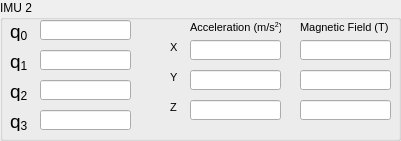
  <widget class="QGroupBox" name="groupBox_IMU2">
   <property name="geometry">
    <rect>
     <x>10</x>
     <y>200</y>
     <width>401</width>
     <height>141</height>
    </rect>
   </property>
   <property name="title">
    <string>IMU 2</string>
   </property>
   <widget class="QLabel" name="label_14">
    <property name="geometry">
     <rect>
      <x>10</x>
      <y>20</y>
      <width>21</width>
      <height>21</height>
     </rect>
    </property>
    <property name="text">
     <string>&lt;!DOCTYPE HTML PUBLIC &quot;-//W3C//DTD HTML 4.0//EN&quot; &quot;http://www.w3.org/TR/REC-html40/strict.dtd&quot;&gt;
&lt;html&gt;&lt;head&gt;&lt;meta name=&quot;qrichtext&quot; content=&quot;1&quot; /&gt;&lt;style type=&quot;text/css&quot;&gt;
p, li { white-space: pre-wrap; }
&lt;/style&gt;&lt;/head&gt;&lt;body style=&quot; font-family:'MS Shell Dlg 2'; font-size:8.25pt; font-weight:400; font-style:normal;&quot;&gt;
&lt;p style=&quot; margin-top:12px; margin-bottom:12px; margin-left:0px; margin-right:0px; -qt-block-indent:0; text-indent:0px;&quot;&gt;&lt;span style=&quot; font-family:'Courier New,courier'; font-size:14pt;&quot;&gt;q&lt;/span&gt;&lt;span style=&quot; font-family:'Courier New,courier'; font-size:14pt; vertical-align:sub;&quot;&gt;0&lt;/span&gt;&lt;/p&gt;&lt;/body&gt;&lt;/html&gt;</string>
    </property>
   </widget>
   <widget class="QLabel" name="label_15">
    <property name="geometry">
     <rect>
      <x>10</x>
      <y>50</y>
      <width>21</width>
      <height>21</height>
     </rect>
    </property>
    <property name="text">
     <string>&lt;!DOCTYPE HTML PUBLIC &quot;-//W3C//DTD HTML 4.0//EN&quot; &quot;http://www.w3.org/TR/REC-html40/strict.dtd&quot;&gt;
&lt;html&gt;&lt;head&gt;&lt;meta name=&quot;qrichtext&quot; content=&quot;1&quot; /&gt;&lt;style type=&quot;text/css&quot;&gt;
p, li { white-space: pre-wrap; }
&lt;/style&gt;&lt;/head&gt;&lt;body style=&quot; font-family:'MS Shell Dlg 2'; font-size:8.25pt; font-weight:400; font-style:normal;&quot;&gt;
&lt;p style=&quot; margin-top:12px; margin-bottom:12px; margin-left:0px; margin-right:0px; -qt-block-indent:0; text-indent:0px;&quot;&gt;&lt;span style=&quot; font-family:'Courier New,courier'; font-size:14pt;&quot;&gt;q&lt;/span&gt;&lt;span style=&quot; font-family:'Courier New,courier'; font-size:14pt; vertical-align:sub;&quot;&gt;1&lt;/span&gt;&lt;/p&gt;&lt;/body&gt;&lt;/html&gt;</string>
    </property>
   </widget>
   <widget class="QLabel" name="label_16">
    <property name="geometry">
     <rect>
      <x>10</x>
      <y>80</y>
      <width>21</width>
      <height>21</height>
     </rect>
    </property>
    <property name="text">
     <string>&lt;!DOCTYPE HTML PUBLIC &quot;-//W3C//DTD HTML 4.0//EN&quot; &quot;http://www.w3.org/TR/REC-html40/strict.dtd&quot;&gt;
&lt;html&gt;&lt;head&gt;&lt;meta name=&quot;qrichtext&quot; content=&quot;1&quot; /&gt;&lt;style type=&quot;text/css&quot;&gt;
p, li { white-space: pre-wrap; }
&lt;/style&gt;&lt;/head&gt;&lt;body style=&quot; font-family:'MS Shell Dlg 2'; font-size:8.25pt; font-weight:400; font-style:normal;&quot;&gt;
&lt;p style=&quot; margin-top:12px; margin-bottom:12px; margin-left:0px; margin-right:0px; -qt-block-indent:0; text-indent:0px;&quot;&gt;&lt;span style=&quot; font-family:'Courier New,courier'; font-size:14pt;&quot;&gt;q&lt;/span&gt;&lt;span style=&quot; font-family:'Courier New,courier'; font-size:14pt; vertical-align:sub;&quot;&gt;2&lt;/span&gt;&lt;/p&gt;&lt;/body&gt;&lt;/html&gt;</string>
    </property>
   </widget>
   <widget class="QLabel" name="label_17">
    <property name="geometry">
     <rect>
      <x>10</x>
      <y>110</y>
      <width>21</width>
      <height>21</height>
     </rect>
    </property>
    <property name="text">
     <string>&lt;!DOCTYPE HTML PUBLIC &quot;-//W3C//DTD HTML 4.0//EN&quot; &quot;http://www.w3.org/TR/REC-html40/strict.dtd&quot;&gt;
&lt;html&gt;&lt;head&gt;&lt;meta name=&quot;qrichtext&quot; content=&quot;1&quot; /&gt;&lt;style type=&quot;text/css&quot;&gt;
p, li { white-space: pre-wrap; }
&lt;/style&gt;&lt;/head&gt;&lt;body style=&quot; font-family:'MS Shell Dlg 2'; font-size:8.25pt; font-weight:400; font-style:normal;&quot;&gt;
&lt;p style=&quot; margin-top:12px; margin-bottom:12px; margin-left:0px; margin-right:0px; -qt-block-indent:0; text-indent:0px;&quot;&gt;&lt;span style=&quot; font-family:'Courier New,courier'; font-size:14pt;&quot;&gt;q&lt;/span&gt;&lt;span style=&quot; font-family:'Courier New,courier'; font-size:14pt; vertical-align:sub;&quot;&gt;3&lt;/span&gt;&lt;/p&gt;&lt;/body&gt;&lt;/html&gt;</string>
    </property>
   </widget>
   <widget class="QLineEdit" name="ADCS_IUM2_q0">
    <property name="geometry">
     <rect>
      <x>40</x>
      <y>20</y>
      <width>91</width>
      <height>20</height>
     </rect>
    </property>
   </widget>
   <widget class="QLineEdit" name="ADCS_IUM2_q1">
    <property name="geometry">
     <rect>
      <x>40</x>
      <y>50</y>
      <width>91</width>
      <height>20</height>
     </rect>
    </property>
   </widget>
   <widget class="QLineEdit" name="ADCS_IUM2_q2">
    <property name="geometry">
     <rect>
      <x>40</x>
      <y>80</y>
      <width>91</width>
      <height>20</height>
     </rect>
    </property>
   </widget>
   <widget class="QLineEdit" name="ADCS_IUM2_q3">
    <property name="geometry">
     <rect>
      <x>40</x>
      <y>110</y>
      <width>91</width>
      <height>20</height>
     </rect>
    </property>
   </widget>
   <widget class="QLabel" name="label_18">
    <property name="geometry">
     <rect>
      <x>190</x>
      <y>20</y>
      <width>91</width>
      <height>16</height>
     </rect>
    </property>
    <property name="text">
     <string>&lt;!DOCTYPE HTML PUBLIC &quot;-//W3C//DTD HTML 4.0//EN&quot; &quot;http://www.w3.org/TR/REC-html40/strict.dtd&quot;&gt;
&lt;html&gt;&lt;head&gt;&lt;meta name=&quot;qrichtext&quot; content=&quot;1&quot; /&gt;&lt;style type=&quot;text/css&quot;&gt;
p, li { white-space: pre-wrap; }
&lt;/style&gt;&lt;/head&gt;&lt;body style=&quot; font-family:'MS Shell Dlg 2'; font-size:8.25pt; font-weight:400; font-style:normal;&quot;&gt;
&lt;p style=&quot; margin-top:0px; margin-bottom:0px; margin-left:0px; margin-right:0px; -qt-block-indent:0; text-indent:0px;&quot;&gt;&lt;span style=&quot; font-size:8pt;&quot;&gt;Acceleration (m/s&lt;/span&gt;&lt;span style=&quot; font-size:8pt; vertical-align:super;&quot;&gt;2&lt;/span&gt;&lt;span style=&quot; font-size:8pt;&quot;&gt;)&lt;/span&gt;&lt;/p&gt;&lt;/body&gt;&lt;/html&gt;</string>
    </property>
   </widget>
   <widget class="QLabel" name="label_19">
    <property name="geometry">
     <rect>
      <x>300</x>
      <y>20</y>
      <width>91</width>
      <height>16</height>
     </rect>
    </property>
    <property name="text">
     <string>&lt;!DOCTYPE HTML PUBLIC &quot;-//W3C//DTD HTML 4.0//EN&quot; &quot;http://www.w3.org/TR/REC-html40/strict.dtd&quot;&gt;
&lt;html&gt;&lt;head&gt;&lt;meta name=&quot;qrichtext&quot; content=&quot;1&quot; /&gt;&lt;style type=&quot;text/css&quot;&gt;
p, li { white-space: pre-wrap; }
&lt;/style&gt;&lt;/head&gt;&lt;body style=&quot; font-family:'MS Shell Dlg 2'; font-size:8.25pt; font-weight:400; font-style:normal;&quot;&gt;
&lt;p style=&quot; margin-top:0px; margin-bottom:0px; margin-left:0px; margin-right:0px; -qt-block-indent:0; text-indent:0px;&quot;&gt;&lt;span style=&quot; font-size:8pt;&quot;&gt;Magnetic Field (T)&lt;/span&gt;&lt;/p&gt;&lt;/body&gt;&lt;/html&gt;</string>
    </property>
   </widget>
   <widget class="QLabel" name="label_20">
    <property name="geometry">
     <rect>
      <x>170</x>
      <y>40</y>
      <width>16</width>
      <height>16</height>
     </rect>
    </property>
    <property name="text">
     <string>&lt;!DOCTYPE HTML PUBLIC &quot;-//W3C//DTD HTML 4.0//EN&quot; &quot;http://www.w3.org/TR/REC-html40/strict.dtd&quot;&gt;
&lt;html&gt;&lt;head&gt;&lt;meta name=&quot;qrichtext&quot; content=&quot;1&quot; /&gt;&lt;style type=&quot;text/css&quot;&gt;
p, li { white-space: pre-wrap; }
&lt;/style&gt;&lt;/head&gt;&lt;body style=&quot; font-family:'MS Shell Dlg 2'; font-size:8.25pt; font-weight:400; font-style:normal;&quot;&gt;
&lt;p style=&quot; margin-top:0px; margin-bottom:0px; margin-left:0px; margin-right:0px; -qt-block-indent:0; text-indent:0px;&quot;&gt;&lt;span style=&quot; font-size:8pt;&quot;&gt;X&lt;/span&gt;&lt;/p&gt;&lt;/body&gt;&lt;/html&gt;</string>
    </property>
   </widget>
   <widget class="QLabel" name="label_21">
    <property name="geometry">
     <rect>
      <x>170</x>
      <y>70</y>
      <width>16</width>
      <height>16</height>
     </rect>
    </property>
    <property name="text">
     <string>&lt;!DOCTYPE HTML PUBLIC &quot;-//W3C//DTD HTML 4.0//EN&quot; &quot;http://www.w3.org/TR/REC-html40/strict.dtd&quot;&gt;
&lt;html&gt;&lt;head&gt;&lt;meta name=&quot;qrichtext&quot; content=&quot;1&quot; /&gt;&lt;style type=&quot;text/css&quot;&gt;
p, li { white-space: pre-wrap; }
&lt;/style&gt;&lt;/head&gt;&lt;body style=&quot; font-family:'MS Shell Dlg 2'; font-size:8.25pt; font-weight:400; font-style:normal;&quot;&gt;
&lt;p style=&quot; margin-top:0px; margin-bottom:0px; margin-left:0px; margin-right:0px; -qt-block-indent:0; text-indent:0px;&quot;&gt;&lt;span style=&quot; font-size:8pt;&quot;&gt;Y&lt;/span&gt;&lt;/p&gt;&lt;/body&gt;&lt;/html&gt;</string>
    </property>
   </widget>
   <widget class="QLabel" name="label_22">
    <property name="geometry">
     <rect>
      <x>170</x>
      <y>100</y>
      <width>16</width>
      <height>16</height>
     </rect>
    </property>
    <property name="text">
     <string>&lt;!DOCTYPE HTML PUBLIC &quot;-//W3C//DTD HTML 4.0//EN&quot; &quot;http://www.w3.org/TR/REC-html40/strict.dtd&quot;&gt;
&lt;html&gt;&lt;head&gt;&lt;meta name=&quot;qrichtext&quot; content=&quot;1&quot; /&gt;&lt;style type=&quot;text/css&quot;&gt;
p, li { white-space: pre-wrap; }
&lt;/style&gt;&lt;/head&gt;&lt;body style=&quot; font-family:'MS Shell Dlg 2'; font-size:8.25pt; font-weight:400; font-style:normal;&quot;&gt;
&lt;p style=&quot; margin-top:0px; margin-bottom:0px; margin-left:0px; margin-right:0px; -qt-block-indent:0; text-indent:0px;&quot;&gt;&lt;span style=&quot; font-size:8pt;&quot;&gt;Z&lt;/span&gt;&lt;/p&gt;&lt;/body&gt;&lt;/html&gt;</string>
    </property>
   </widget>
   <widget class="QLineEdit" name="ADCS_IUM2_Acc_X">
    <property name="geometry">
     <rect>
      <x>190</x>
      <y>40</y>
      <width>91</width>
      <height>20</height>
     </rect>
    </property>
   </widget>
   <widget class="QLineEdit" name="ADCS_IUM2_Acc_Y">
    <property name="geometry">
     <rect>
      <x>190</x>
      <y>70</y>
      <width>91</width>
      <height>20</height>
     </rect>
    </property>
   </widget>
   <widget class="QLineEdit" name="ADCS_IUM2_Acc_Z">
    <property name="geometry">
     <rect>
      <x>190</x>
      <y>100</y>
      <width>91</width>
      <height>20</height>
     </rect>
    </property>
   </widget>
   <widget class="QLineEdit" name="ADCS_IUM2_MagF_X">
    <property name="geometry">
     <rect>
      <x>300</x>
      <y>40</y>
      <width>91</width>
      <height>20</height>
     </rect>
    </property>
   </widget>
   <widget class="QLineEdit" name="ADCS_IUM2_MagF_Y">
    <property name="geometry">
     <rect>
      <x>300</x>
      <y>70</y>
      <width>91</width>
      <height>20</height>
     </rect>
    </property>
   </widget>
   <widget class="QLineEdit" name="ADCS_IUM2_MagF_Z">
    <property name="geometry">
     <rect>
      <x>300</x>
      <y>100</y>
      <width>91</width>
      <height>20</height>
     </rect>
    </property>
   </widget>
  </widget>
